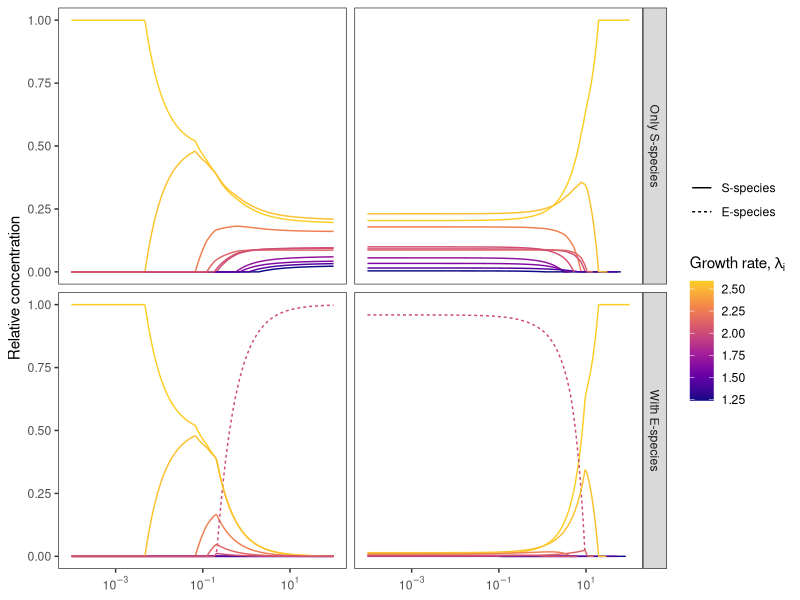

Recreate this plot in R.
library(tidyverse)



dat <- read_tsv("../data/alldata_tidy.tsv", col_types = "cldicdddi") |>
  filter(conc > 0) |>
  mutate(
    species = as_factor(species),
    type = fct_relevel(type, "S-species", "E-species"),
    param = as_factor(ifelse(param == "m",
                             "'Target replicator concentration,'~italic('m')",
                             "'Resource concentration,'~italic('r')")),
    expType = ifelse(expType, "With E-species", "Only S-species")
  )


dat |>
  ggplot(aes(x = paramValue, y = conc, color = growthRate,
             group = species, linetype = type)) +
  geom_line() +
  scale_x_log10(labels = scales::label_log()) +
  #scale_y_log10(labels = scales::label_log()) +
  scale_color_viridis_c(option = "C", end = 0.9) +
  labs(x = NULL, y = "Relative concentration",
       linetype = NULL, color = expression(paste("Growth rate, ", lambda[i]))) +
  facet_grid(expType ~ param, labeller = labeller(.cols = label_parsed)) +
  coord_cartesian(ylim = c(1e-4, NA)) +
  theme_bw() +
  theme(panel.grid = element_blank(),
        strip.placement = "outside",
        strip.text.x = element_blank())

#ggsave("../figures/Fig_A2.pdf", device = cairo_pdf, width = 8, height = 5)
